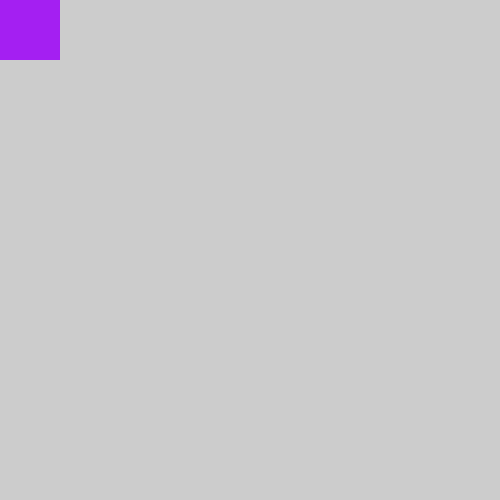
Frame 1 (no input)
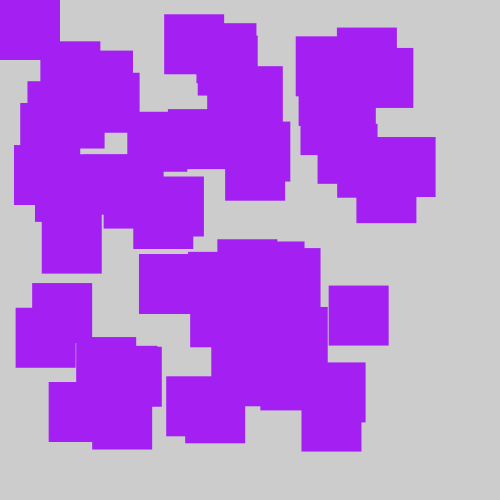
Frame 60 (the mouse pressed at the canvas centre just before this capture)
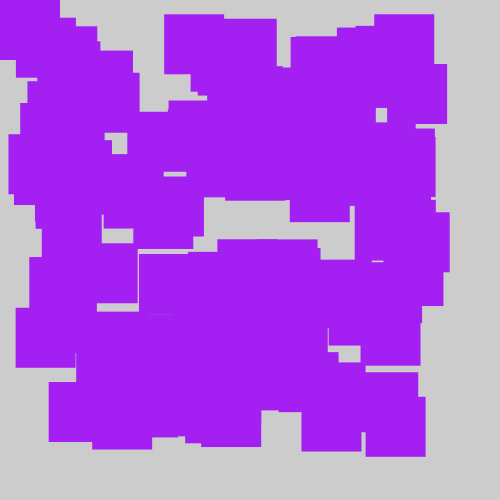
Frame 120 (the mouse held since frame 60 and released just before this capture)

The Processing sketch that drew these frames (run headless with seeded random() and noise(); from frame 60 on, the mouse is pressed at the canvas centre):

// Processing sketch: processing_106566
// ── processing_106566.pde

int x;
int y;
target o1 = new target();
void setup(){
  size(500,500);
}

void draw(){
o1.display();
o1.move();
}
class target{
float xtar;
float ytar;
float a = random(0,255);
float b = random(0,120);
float c = random(0,255);

target(){
  //xtar = x;
 // ytar = y;
  }

void display(){
smooth();
noStroke();
fill(a,b,c);
rect(xtar, ytar, 60,60);
}

void move(){
  xtar = random(5,400);
  ytar = random(5,400);
  if(xtar < 450){
    xtar = xtar + 3;
  }
  if(ytar < 450){
    ytar = ytar + 3;
  }
}

}
